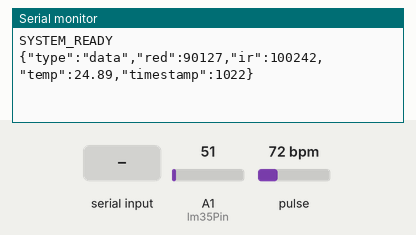
Simulated run of this sketch. Board: Arduino Uno, built with avr-gcc and run on an emulated ATmega328P. On the bench: the last lines printed to the serial monitor. Inputs (shaded band) come from the test bench; at power-on: pulse 72 bpm, A1 (lm35Pin) = 51.

Above: at 1.3 s.
1.4 s: "GET_BUFFER\n" received over Serial
At 1.89 s:
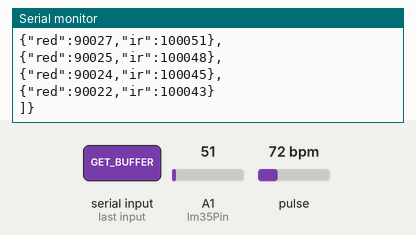
2.9 s: "STATUS\n" received over Serial
At 3.02 s:
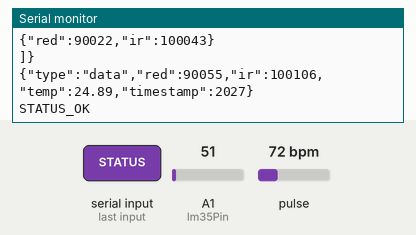
4.4 s: pulse set to 42 bpm
At 5.5 s:
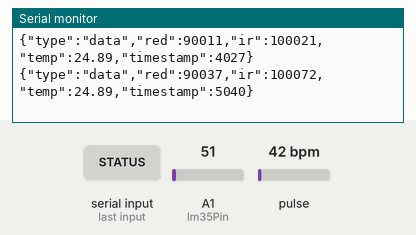
5.9 s: A1 (lm35Pin) set to 61
At 6.9 s:
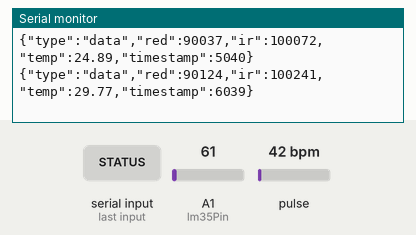
7.4 s: pulse set to 70 bpm
At 8.7 s:
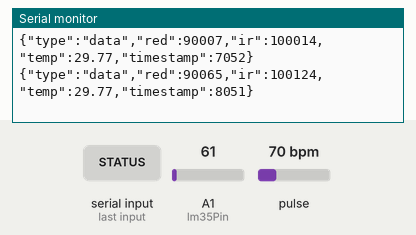
8.9 s: A1 (lm35Pin) set to 71
At 9.5 s:
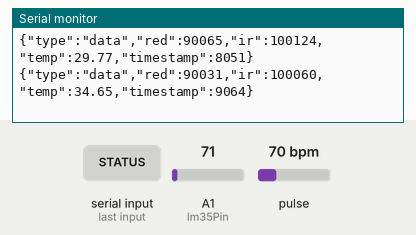
Timing chart, 0 to 11.4 s (numbered marks = the images above; inputs shaded):
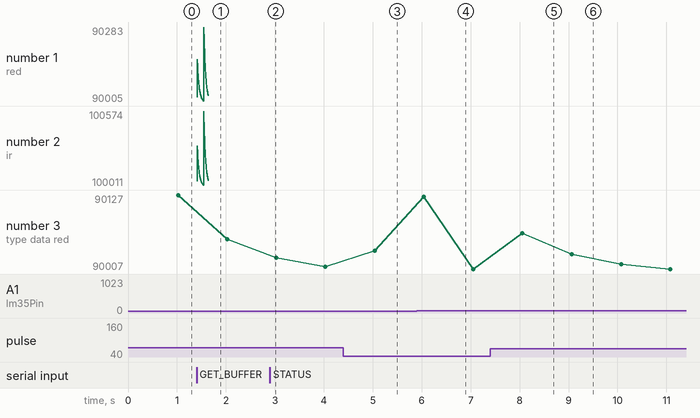

The sketch:

delirium_sensor.ino
```cpp
/*
 * Delirium Detection Sensor Node
 * Reads data from MAX30102 (PPG) and LM35 (Temperature) sensors
 * Sends data over serial communication to Python application
 *
 * Hardware connections:
 * MAX30102:
 *   - SDA to Arduino SDA (A4 on Uno, 20 on Mega)
 *   - SCL to Arduino SCL (A5 on Uno, 21 on Mega)
 *   - VCC to 3.3V
 *   - GND to GND
 *
 * LM35:
 *   - Signal to A0
 *   - VCC to 5V
 *   - GND to GND
 */

#include <Wire.h>
#include "MAX30105.h"

// Sensor objects
MAX30105 particleSensor;
const int lm35Pin = A1;  // LM35 analog pin

// Configuration
const int SAMPLING_RATE = 100;  // Hz
const long SAMPLE_INTERVAL = 1000 / SAMPLING_RATE;  // milliseconds
const int BUFFER_SIZE = 100;

// Buffers for PPG data
uint32_t redBuffer[BUFFER_SIZE];
uint32_t irBuffer[BUFFER_SIZE];
int bufferIndex = 0;

// Timing
unsigned long lastSampleTime = 0;
unsigned long lastTransmitTime = 0;
const long TRANSMIT_INTERVAL = 1000;  // Send data every 1 second

void setup() {
  // Initialize serial communication
  Serial.begin(115200);
  delay(100);

  // Initialize I2C
  Wire.begin();

  // Initialize MAX30102
  if (!particleSensor.begin(Wire, I2C_SPEED_FAST)) {
    Serial.println("ERROR: MAX30102 not found. Check connections.");
    while (1);  // Halt if sensor not found
  }

  // Configure MAX30102
  byte ledBrightness = 60;  // 0=Off to 255=50mA
  byte sampleAverage = 8;      // 1, 2, 4, 8, 16, 32
  byte ledMode = 2;           // 1=Red only, 2=Red+IR
  int sampleRate = 100;        // 50, 100, 200, 400, 800, 1000, 1600, 3200
  int pulseWidth = 411;        // 69, 118, 215, 411
  int adcRange = 16384;         // 2048, 4096, 8192, 16384

  particleSensor.setup();

  // Initialize LM35
  pinMode(lm35Pin, INPUT);

  Serial.println("SYSTEM_READY");
}

void loop() {
  unsigned long currentTime = millis();

  // Read sensors at fixed interval
  if (currentTime - lastSampleTime >= SAMPLE_INTERVAL) {
    lastSampleTime = currentTime;

    // Read PPG data
    redBuffer[bufferIndex] = particleSensor.getRed();
    irBuffer[bufferIndex] = particleSensor.getIR();

    // Update buffer index
    bufferIndex++;
    if (bufferIndex >= BUFFER_SIZE) {
      bufferIndex = 0;
    }
  }

  // Transmit data periodically
  if (currentTime - lastTransmitTime >= TRANSMIT_INTERVAL) {
    lastTransmitTime = currentTime;
    transmitData();
  }

  // Process incoming commands
  if (Serial.available() > 0) {
    String command = Serial.readStringUntil('\n');
    command.trim();

    if (command == "GET_DATA") {
      transmitData();
    } else if (command == "GET_BUFFER") {
      transmitBuffer();
    } else if (command == "STATUS") {
      Serial.println("STATUS_OK");
    }
  }
}

void transmitData() {
  /*
   * Transmit the most recent sensor reading in JSON format
   */
  int lastIndex = (bufferIndex - 1 + BUFFER_SIZE) % BUFFER_SIZE;

  // Read temperature
  int tempRaw = analogRead(lm35Pin);
  float temperature = (tempRaw * 4.88) / 10;  // Convert to °C

  // Send JSON data with separate red and IR channels
  Serial.print("{\"type\":\"data\",\"red\":");
  Serial.print(redBuffer[lastIndex]);
  Serial.print(",\"ir\":");
  Serial.print(irBuffer[lastIndex]);
  Serial.print(",\"temp\":");
  Serial.print(temperature, 2);
  Serial.print(",\"timestamp\":");
  Serial.print(millis());
  Serial.println("}");
}

void transmitBuffer() {
  /*
   * Transmit the entire buffer of PPG data
   */
  Serial.println("{\"type\":\"buffer\",\"data\":[");

  for (int i = 0; i < BUFFER_SIZE; i++) {
    Serial.print("{\"red\":");
    Serial.print(redBuffer[i]);
    Serial.print(",\"ir\":");
    Serial.print(irBuffer[i]);
    Serial.print("}");

    if (i < BUFFER_SIZE - 1) {
      Serial.println(",");
    } else {
      Serial.println();
    }
  }

  Serial.println("]}");
}
```

Measured:
- after the input at 1.4 s, the serial monitor: prints a new line at once (image 1)
- after the input at 5.9 s, the serial monitor: prints a new line after 0.14 s (image 4)
- after the input at 7.4 s, the serial monitor: prints a new line after 0.65 s (image 5)
- after the input at 8.9 s, the serial monitor: prints a new line after 0.16 s (image 6)
- plotted number 3: 90127 → 90055 after the input at 1.4 s, 90007 → 90065 after the input at 7.4 s
